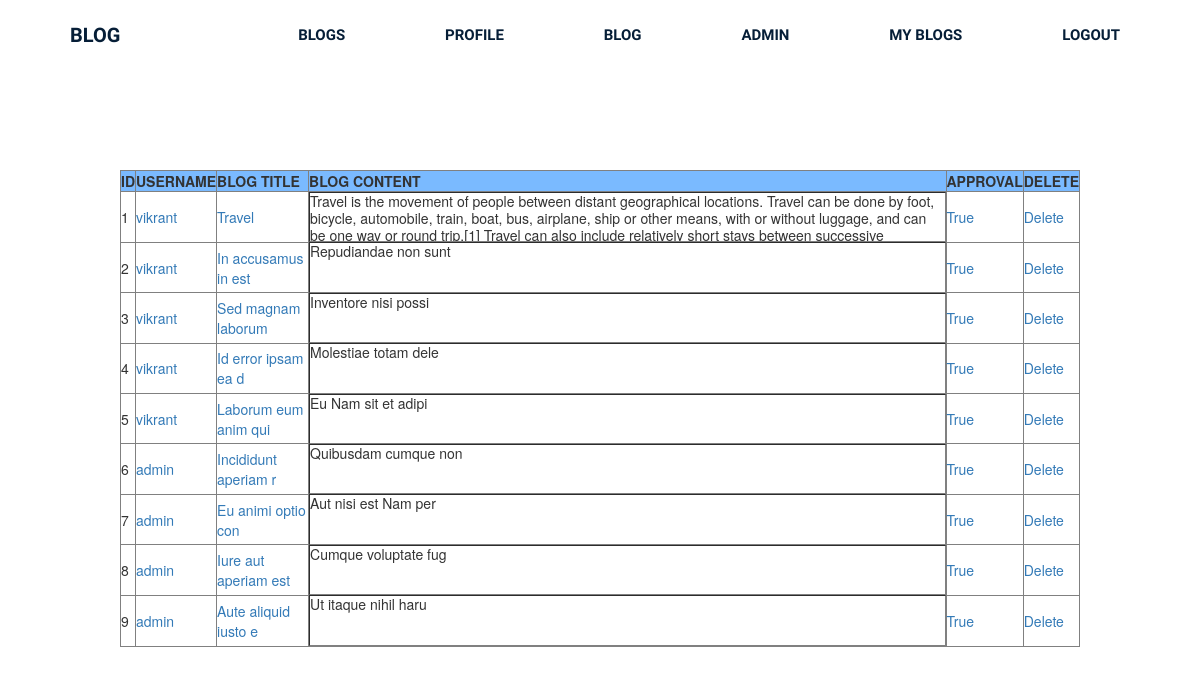
/adminPage/ (signed in), run on the app's committed database.
### blogapp/models.py (models this page shows, shortened)
class Blog(models.Model):
    user = models.ForeignKey(Info, on_delete=models.CASCADE)
    title = models.CharField(max_length=30)
    write_blog = models.TextField()
    approval = models.BooleanField(default=False)
    Date = models.DateField(default=django.utils.timezone.now, null=False)
    class Meta:
        ordering = ['Date']

class Info(models.Model):
    username = models.ForeignKey(User, on_delete=models.CASCADE, max_length=10)
    firstname = models.CharField(max_length=15)
    lastname = models.CharField(max_length=15)
    gender = models.CharField(max_length=10)
    age = models.IntegerField()
    bio = models.CharField(max_length=500)
    imag = models.ImageField(default="default.png", upload_to='static/profile_image')

### blogapp/views.py (the view)
@staff_member_required
def admin_page(request):
    data = Blog.objects.all()
    context = {
        "data": data
    }
    return render(request, 'adminpage.html', context)

### templates/adminpage.html (shortened to what this page needs)
{% extends 'basePage.html' %}
{% load static %}
{% block content %}
<center>
    <table border="1">
        <thead style="background-color: #7abaff; align-items: center">
                <th> ID </th>
                <th>USERNAME</th>
                <th>BLOG TITLE</th>
                <th>BLOG CONTENT</th>
                <th>APPROVAL</th>
                <th>DELETE</th>
        </thead>
        {% for i in data %}
        <tbody>
            <tr>
                <td>{{ i.id }}</td>
                <td><a href="{% url 'show_profile' i.user.username_id %}">{{ i.user.username }}</a></td>
                <td><a href="{% url 'show_blog' i.id %}">{{ i.title }}</a></td>
                <td id="w">{{ i.write_blog }}</td>
                <td><a href="{% url 'not_approved' i.id %}">{{ i.approval }}</a></td>
                <td><a href="{% url 'delete_blog' i.id %}">Delete</a></td>
            </tr>
        </tbody>
        {% endfor %}
    </table>
</center>
{% endblock content %}

### data on the page
Blog: id "1", user.username "vikrant", title "Travel", write_blog "Travel is the movement of people between distant geographical locations. Travel can be done by foot, bicycle, automobile, train, boat, bus, airplane, ship or other means, with or without luggage, and can be one way or round trip.[1] Travel can also include relatively short stays between…", approval "True"
Blog: id "2", user.username "vikrant", title "In accusamus in est", write_blog "Repudiandae non sunt", approval "True"
Blog: id "3", user.username "vikrant", title "Sed magnam laborum", write_blog "Inventore nisi possi", approval "True"
Blog: id "4", user.username "vikrant", title "Id error ipsam ea d", write_blog "Molestiae totam dele", approval "True"
Blog: id "5", user.username "vikrant", title "Laborum eum anim qui", write_blog "Eu Nam sit et adipi", approval "True"
Blog: id "6", user.username "admin", title "Incididunt aperiam r", write_blog "Quibusdam cumque non", approval "True"
Blog: id "7", user.username "admin", title "Eu animi optio con", write_blog "Aut nisi est Nam per", approval "True"
Blog: id "8", user.username "admin", title "Iure aut aperiam est", write_blog "Cumque voluptate fug", approval "True"
Blog: id "9", user.username "admin", title "Aute aliquid iusto e", write_blog "Ut itaque nihil haru", approval "True"
